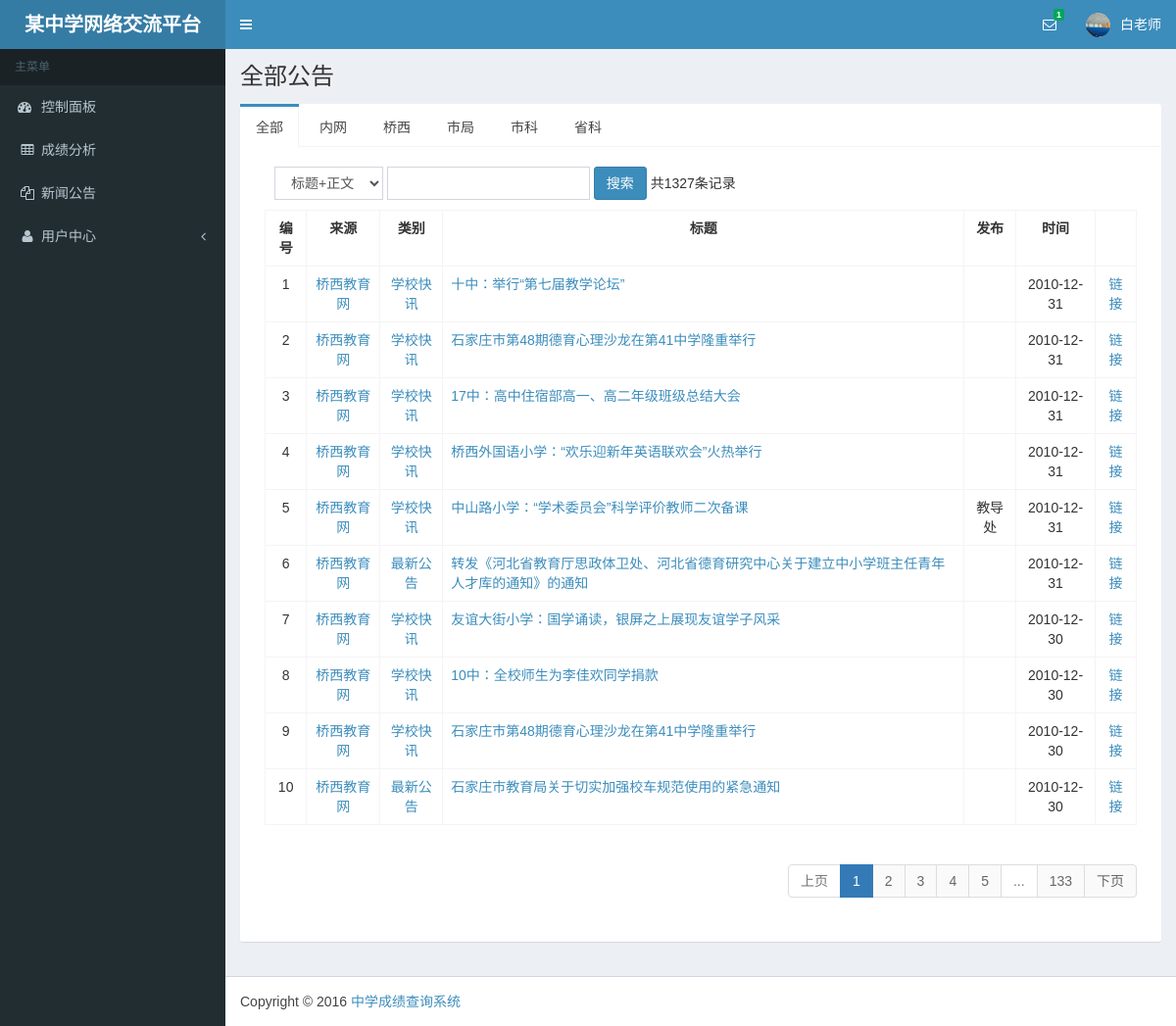
The page /?url=news_index (signed in) on the database its author committed.
### tables this page shows
CREATE TABLE `news_article` (
  `news_id` int(3) NOT NULL AUTO_INCREMENT,
  `news_web` varchar(20) NOT NULL,
  `news_type` varchar(10) NOT NULL,
  `news_title` varchar(100) NOT NULL,
  `news_post` varchar(20) NOT NULL,
  `news_posttime` datetime NOT NULL,
  `news_content` text NOT NULL,
  `news_url` varchar(100) NOT NULL,
  PRIMARY KEY (`news_id`),
  UNIQUE KEY `news_url` (`news_url`)
);

### commoni.php (called while the page is built, shortened)
<?php
$result=$mysqli->query("select * from cj_config");
$cj=$result->fetch_array();
$web_root=$cj['web_root'];
function _get($cj){
     $val = !empty($_GET[$cj]) ? trim(htmlspecialchars($_GET[$cj])) : null;
     return $val;
}

### conni.php (called while the page is built, shortened)
<?php
$phphost='';
$username='root';
$password='phpcj';
$phpdata='phpcj_test';
$mysqli=new mysqli($phphost,$username,$password,$phpdata);
$mysqli->query('set names utf8');
include("commoni.php");

### news_index.php (the view, shortened to what this page needs)
<?php
$select1='';
$select2='';
$menu0='';
$menu1='';
$menu2='';
$menu3='';
$menu4='';
$menu5='';
$pagesize=_get('ps');
$newsweb=_get('newsweb');
$newstype=_get('newstype');
$keyword=_get('keyword');
$searchtype=_get('searchtype');
if ($keyword && $searchtype=='title') {$tmp="where news_title like '%$keyword%'";$select1=' selected';}
elseif ($keyword && $searchtype=='content') {$tmp="where news_content like '%$keyword%'";$select2=' selected';}
elseif ($keyword) $tmp="where news_title like '%$keyword%' or news_content like '%$keyword%'";
elseif ($newsweb && $newstype) $tmp="where news_web='".$newsweb."' and news_type='".$newstype."'";
elseif ($newsweb && !$newstype) $tmp="where news_web='".$newsweb."'";
elseif (!$newsweb && $newstype) $tmp="where news_type='".$newstype."'";
else $tmp='';
$numrs=$mysqli->query("select * from news_article $tmp");
$count=$numrs->num_rows;
if (!$pagesize) $pagesize=10;
$allpage=ceil($count/$pagesize);
$page=_get('page');
if (!$page) $page=1;
elseif (!is_numeric($page) || $page<0 || $page>$allpage) {Header("Location:".$web_root."/");exit();}
$offset=$pagesize*($page-1);
$result=$mysqli->query("select * from news_article $tmp order by news_posttime desc,news_id desc limit $offset,$pagesize");
$i=($page-1)*$pagesize+1;
$tabname=$newsweb;
if ($keyword) $tabname='搜索结果';
elseif (!$newsweb) {$menu0=' class="active"';$tabname='全部公告';}
elseif ($newsweb=='学校内网' && $newstype) $menu1_1=' class="active"';
elseif ($newsweb=='学校内网') $menu1=' class="active"';
elseif ($newsweb=='桥西教育网' && $newstype) $menu2_1=' class="active"';
elseif ($newsweb=='桥西教育网') $menu2=' class="active"';
elseif ($newsweb=='石家庄教育局' && $newstype) $menu3_1=' class="active"';
elseif ($newsweb=='石家庄教育局') $menu3=' class="active"';
elseif ($newsweb=='石家庄教科所' && $newstype) $menu4_1=' class="active"';
elseif ($newsweb=='石家庄教科所') $menu4=' class="active"';
elseif ($newsweb=='河北省教科所' && $newstype) $menu5_1=' class="active"';
elseif ($newsweb=='河北省教科所') $menu5=' class="active"';
echo '
  <div class="content-wrapper">
    <section class="content-header">
      <h1>'.$tabname.'</h1>
    </section>
    <section class="content">
      <div class="row">
        <div class="col-lg-12">
          <div class="nav-tabs-custom">
            <ul class="nav nav-tabs">
              <li'.$menu0.'><a href="'.$web_root.'/?url=news_index">全部</a></li>
              <li'.$menu1.'><a href="'.$web_root.'/?url=news_index&newsweb=学校内网">内网</a></li>';
echo '
              <li'.$menu2.'><a href="'.$web_root.'/?url=news_index&newsweb=桥西教育网">桥西</a></li>';
echo '
              <li'.$menu3.'><a href="'.$web_root.'/?url=news_index&newsweb=石家庄教育局">市局</a></li>';
echo '
              <li'.$menu4.'><a href="'.$web_root.'/?url=news_index&newsweb=石家庄教科所">市科</a></li>';
echo '
              <li'.$menu5.'><a href="'.$web_root.'/?url=news_index&newsweb=河北省教科所">省科</a></li>';
echo '
            </ul>
            <div class="tab-content">
              <div class="tab-pane fade in active">
                <div class="table-responsive">
                  <div class="col-lg-12">
                    <form method="get" class="form-inline">
                      <div class="box-body">
                        <input type="hidden" name="url" value="news_index" class="form-control">
                        <div class="form-group">
                          <select name="searchtype" class="form-control"><option value="">标题+正文</option><option value="title"'.$select1.'>标题</option><option value="content"'.$select2.'>正文</option></select>
                        </div>
                        <div class="form-group">
                          <input name="keyword" value="'.$keyword.'" class="form-control">
                        </div>
                        <div class="form-group">
                          <button type="submit" value="搜索" class="btn btn-primary">搜索</button>
                        </div>
                        <div class="form-group">
                          共'.$count.'条记录
                        </div>
                      </div>
                    </form>';
if ($page) {
	echo '
                    <table class="table table-bordered table-hover">
                      <tr>
                        <th style="text-align:center">编号</th>
                        <th style="text-align:center">来源</th>
                        <th style="text-align:center">类别</th>
                        <th style="text-align:center">标题</th>
                        <th style="text-align:center">发布</th>
                        <th style="text-align:center">时间</th>
                        <th style="text-align:center"></th>
                      </tr>';
	while ($news=$result->fetch_array()) {
		echo '
                      <tr align="center"><td>'.$i.'</td><td><a href="./?url=news_index&newsweb='.$news["news_web"].'">'.$news["news_web"].'</a></td><td><a href="./?url=news_index&newsweb='.$news["news_web"].'&newstype='.$news["news_type"].'">'.$news["news_type"].'</a></td><td align="left"><a href="?url=news_view&id='.$news["news_id"].'" title="'.$news["news_title"].'">'.$news["news_title"].'</a></td><td>'.$news["news_post"].'</td><td>'.substr($news["news_posttime"],0,10).'</td><td><a href="'.$news["news_url"].'" title="'.$news["news_url"].'" target="_blank">链接</a></td></tr>';
		$i=$i+1;
	}
	echo '
                    </table>';
if ($page<4 || $allpage==4 || $allpage==5) $start=2;
elseif ($page>$allpage-4) $start=$allpage-4;
else $start=$page-2;
if ($page>$allpage-4 || $allpage==5) $stop=$allpage;
elseif ($page<4) $stop=6;
else $stop=$page+2;
$tmpurl="&url=news_index&searchtype=".$searchtype;
echo '
                    <div style="height:40px;line-height:40px;vertical-align:middle"><span align="left">';
echo '</span><span style="float:right;"><ul class="pagination">';
if ($page==1) echo '<li class="disabled"><a>上页</a></li> <li class="active"><a>1</a></li>';
else echo '<li><a href="?page='.($page-1).$tmpurl.'">上页</a></li> <li><a href="?page=1'.$tmpurl.'">1</a></li>';
for ($i=$start;$i<$stop;$i++) {
	if ($i==$page) echo ' <li class="active"><a>'.$i.'</a></li> ';
	else echo ' <li><a href="?page='.$i.$tmpurl.'">'.$i.'</a></li> ';
}
if ($page<$allpage-3 && $allpage!=5 && $allpage!=6) echo '<li class="disabled"><a>...</a></li>';
if ($allpage<=1) echo ' <li class="disabled"><a>下页</a></li>';
elseif ($page==$allpage) echo ' <li class="active"><a>'.$allpage.'</a></li> <li class="disabled"><a>下页</a></li>';
else echo '<li><a href="?page='.$allpage.$tmpurl.'">'.$allpage.'</a></li> <li><a href="?page='.($page+1).$tmpurl.'">下页</a></li>';
echo '</ul></span></div>';
} else echo '<p>无数据！</p>';
echo '
                  </div>
                </div>
              </div>
            </div>
          </div>
        </div>
      </div>
    </section>
  </div>
';

### rows shown on the page
news_article: news_web "桥西教育网", news_type "学校快讯", news_title "十中：举行“第七届教学论坛”", news_posttime "2010-12-31"
news_article: news_web "桥西教育网", news_type "学校快讯", news_title "石家庄市第48期德育心理沙龙在第41中学隆重举行", news_posttime "2010-12-31"
news_article: news_web "桥西教育网", news_type "学校快讯", news_title "17中：高中住宿部高一、高二年级班级总结大会", news_posttime "2010-12-31"
news_article: news_web "桥西教育网", news_type "学校快讯", news_title "桥西外国语小学：“欢乐迎新年英语联欢会”火热举行", news_posttime "2010-12-31"
news_article: news_web "桥西教育网", news_type "学校快讯", news_title "中山路小学：“学术委员会”科学评价教师二次备课", news_post "教导处", news_posttime "2010-12-31"
news_article: news_web "桥西教育网", news_type "最新公告", news_title "转发《河北省教育厅思政体卫处、河北省德育研究中心关于建立中小学班主任青年人才库的通知》的通知", news_posttime "2010-12-31"
news_article: news_web "桥西教育网", news_type "学校快讯", news_title "友谊大街小学：国学诵读，银屏之上展现友谊学子风采", news_posttime "2010-12-30"
news_article: news_web "桥西教育网", news_type "学校快讯", news_title "10中：全校师生为李佳欢同学捐款", news_posttime "2010-12-30"
news_article: news_web "桥西教育网", news_type "学校快讯", news_title "石家庄市第48期德育心理沙龙在第41中学隆重举行", news_posttime "2010-12-30"
news_article: news_web "桥西教育网", news_type "最新公告", news_title "石家庄市教育局关于切实加强校车规范使用的紧急通知", news_posttime "2010-12-30"

### other values the page prints
namedelnum($username) "白老师"
$tabname "全部公告"
$count "1327"
$allpage "133"
